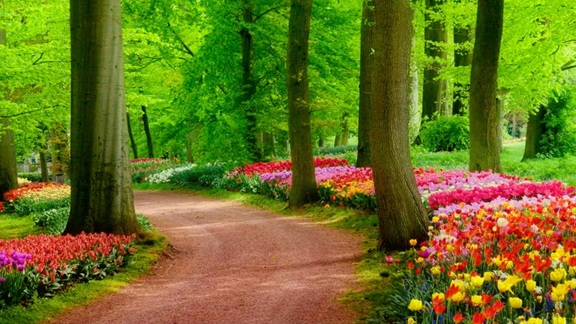
#> input picture img/Nature.jpg, 576 x 324 px, found by its file name
$ python 'filters and effects_6.py'
#> lines starting #> are read from the running program, lines starting #| are printed output that depends on the picture
from PIL import Image, ImageFilter
import matplotlib.pyplot as plt

img = Image.open('Nature.jpg')
#> img is the input picture: PIL image 576x324 RGB; mean R, G, B 107.1, 114, 33.2

# Blur filter
blurred = img.filter(ImageFilter.BLUR)
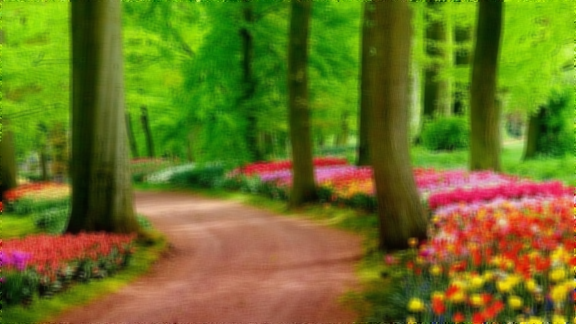
#> blurred: PIL image 576x324 RGB; mean R, G, B 107.1, 114.1, 33.2

# Sharpen filter (edge enhancement)
sharpened = img.filter(ImageFilter.SHARPEN)
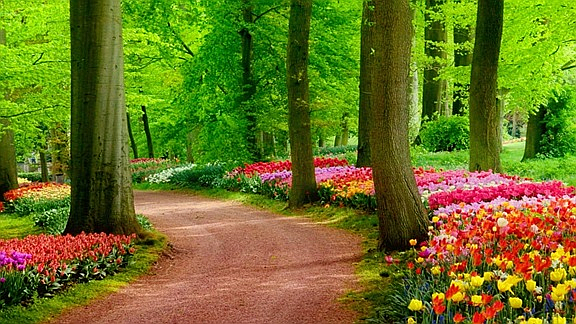
#> sharpened: PIL image 576x324 RGB; mean R, G, B 107.2, 114.1, 35.1

# Contour filter (sketched look)
contour = img.filter(ImageFilter.CONTOUR)
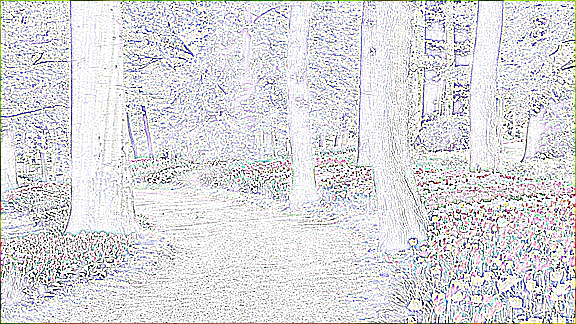
#> contour: PIL image 576x324 RGB; mean R, G, B 218.2, 218, 221.3

# Emboss filter (textured effect)
embossed = img.filter(ImageFilter.EMBOSS)
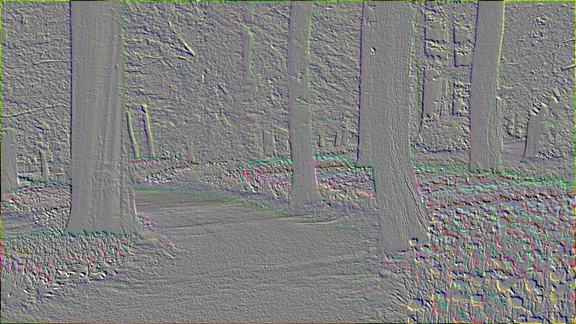
#> embossed: PIL image 576x324 RGB; mean R, G, B 127.8, 128.2, 127

# Smooth filter
smoothed = img.filter(ImageFilter.SMOOTH)

plt.figure(figsize=(10, 6))

plt.subplot(2, 3, 1)
plt.imshow(img)
plt.title('Original Image')
plt.axis('off')

plt.subplot(2, 3, 2)
plt.imshow(blurred)
plt.title('Blurred Image')
plt.axis('off')

plt.subplot(2, 3, 3)
plt.imshow(sharpened)
plt.title('Sharpen Image')
plt.axis('off')

plt.subplot(2, 3, 4)
plt.imshow(contour)
plt.title('Contour Image')
plt.axis('off')

plt.subplot(2, 3, 5)
plt.imshow(embossed)
plt.title('Emboss Image')
plt.axis('off')

plt.subplot(2, 3, 6)
plt.imshow(smoothed)
plt.title('Smooth Image')
plt.axis('off')

plt.tight_layout()
plt.show()
